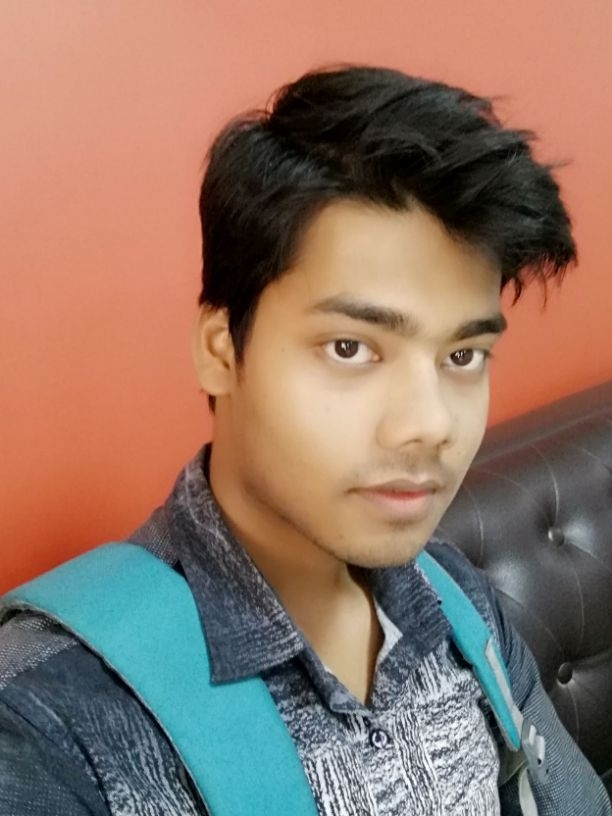
#> input picture BEGINNER LEVEL TASK/Task-4 Image to Pencil Sketch with Python/ak.jpg, 612 x 816 px
$ jupyter execute 'Task 4 - Image to Pencil Sketch with Python.ipynb'   (shell and % lines are left out)
#> lines starting #> are read from the running program, lines starting #| are printed output that depends on the picture
# <span style='color:green;text-decoration: underline;'>LetsGrowMoreVIP - Data Science Internship - January 2022</span>

## <span> BEGINNING LEVEL TEST1 -</span><span style='color:BLUE'>Image to Pencil Sketch with Python</span>
## <span> NAME -</span><span style='color:BLUE'> Akash Agrahari</span>

<div style="background-color: white;"></div>

[cell 1]
# Lets import the required library.
import cv2

### CREATING IMAGES

[cell 2]
# Reading the original image
image = cv2.imread("ak.jpg")
#> image is the input picture: shape (816, 612, 3); mean B, G, R 101.9, 116.6, 143.8

[cell 3]
# Reading the black and white image
bw_image = cv2.cvtColor(image, cv2.COLOR_BGR2GRAY)
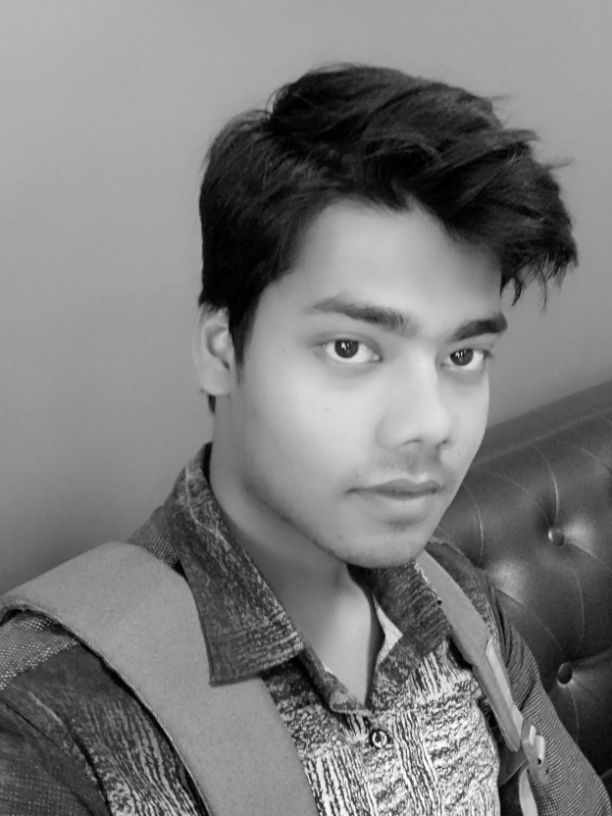
#> bw_image: shape (816, 612); min 0, max 254, mean 123.1

[cell 4]
# Inverting the image
inverted_image = 255 - bw_image
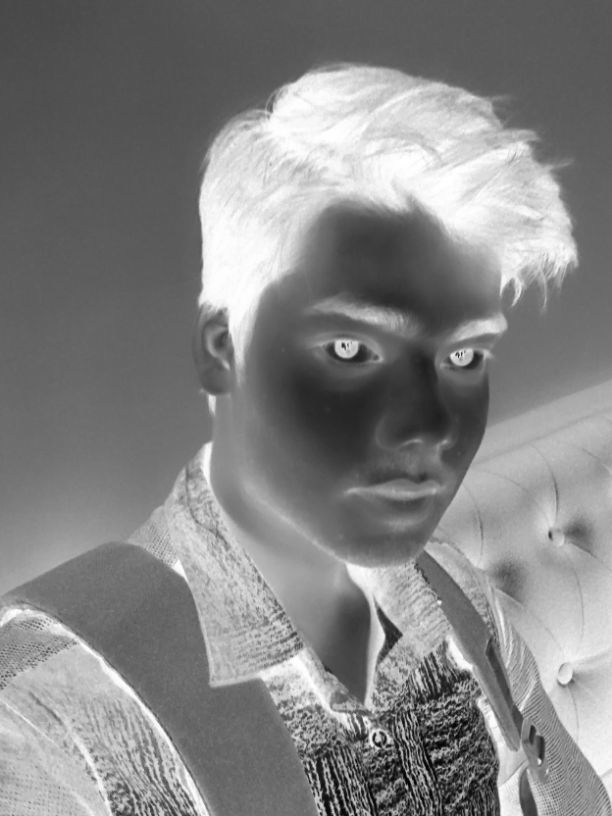
#> inverted_image: shape (816, 612); min 1, max 255, mean 131.9

[cell 5]
# Blurring the image
blurred_image = cv2.GaussianBlur(inverted_image, (21,21), 0)
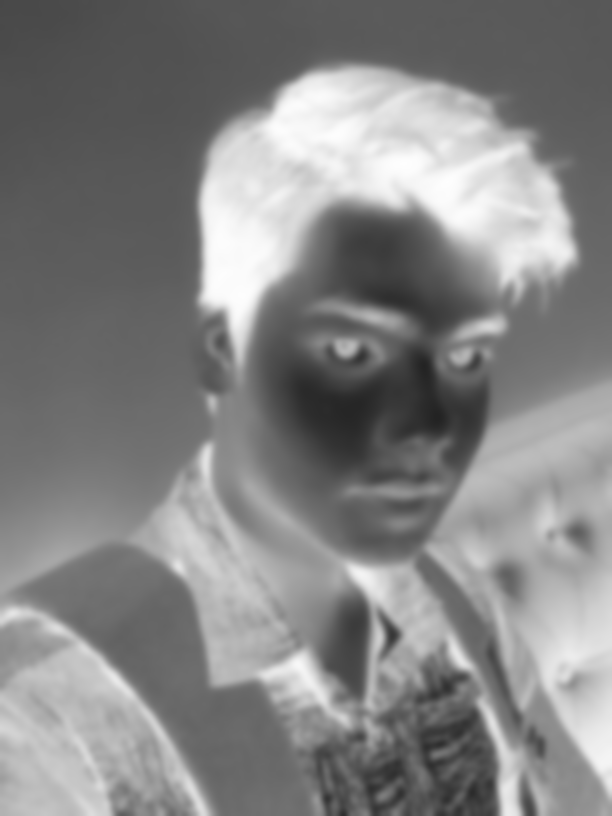
#> blurred_image: shape (816, 612); min 35, max 254, mean 131.9

[cell 6]
# Inverting the blurred image
inverted_blurred_image = 255 - blurred_image
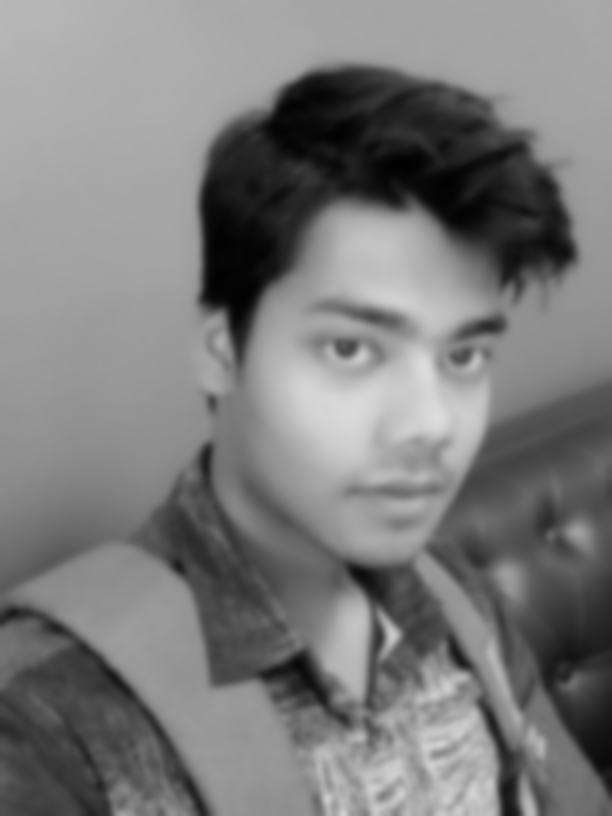
#> inverted_blurred_image: shape (816, 612); min 1, max 220, mean 123.1

[cell 7]
# Creating the Pencil Sketch image
pencil_sketch_image = cv2.divide(bw_image, inverted_blurred_image, scale=256.0)
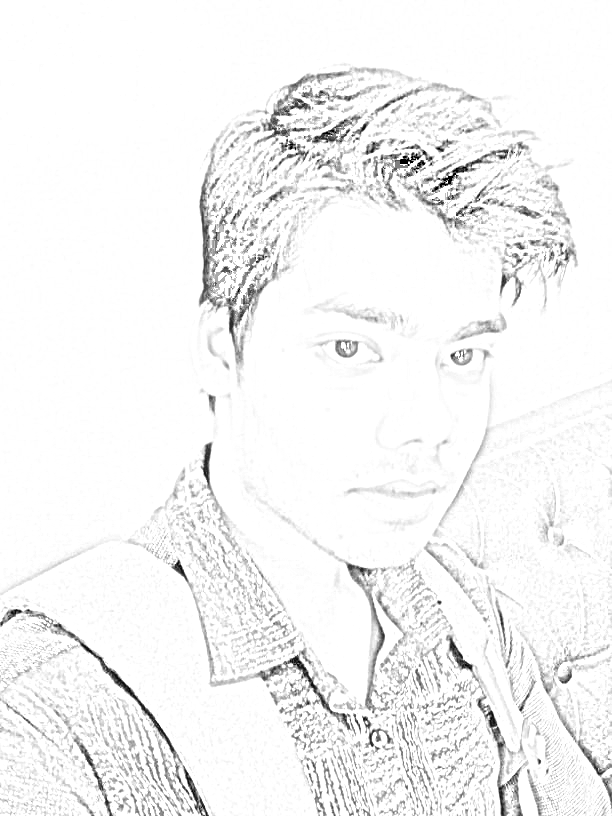
#> pencil_sketch_image: shape (816, 612); min 0, max 255, mean 244
